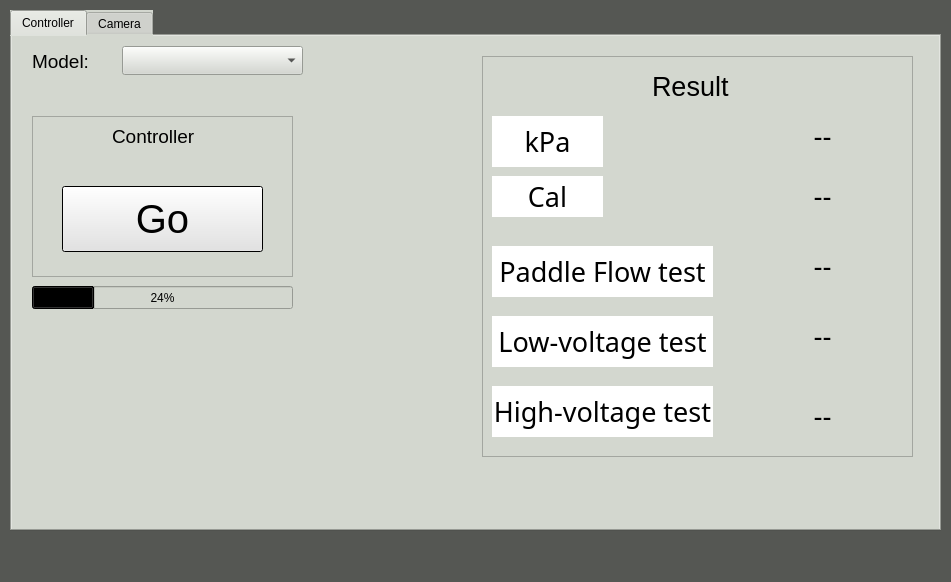
<?xml version="1.0" encoding="UTF-8"?>
<ui version="4.0">
 <class>MainWindow</class>
 <widget class="QMainWindow" name="MainWindow">
  <property name="geometry">
   <rect>
    <x>0</x>
    <y>0</y>
    <width>951</width>
    <height>582</height>
   </rect>
  </property>
  <property name="sizePolicy">
   <sizepolicy hsizetype="Fixed" vsizetype="Fixed">
    <horstretch>0</horstretch>
    <verstretch>0</verstretch>
   </sizepolicy>
  </property>
  <property name="cursor">
   <cursorShape>ArrowCursor</cursorShape>
  </property>
  <property name="mouseTracking">
   <bool>false</bool>
  </property>
  <property name="windowTitle">
   <string>Automated Calibration System GUI</string>
  </property>
  <property name="windowOpacity">
   <double>1.000000000000000</double>
  </property>
  <property name="autoFillBackground">
   <bool>false</bool>
  </property>
  <property name="styleSheet">
   <string notr="true">background-color: rgb(46, 52, 54);
background-color: rgb(85, 87, 83);
</string>
  </property>
  <property name="iconSize">
   <size>
    <width>40</width>
    <height>40</height>
   </size>
  </property>
  <property name="tabShape">
   <enum>QTabWidget::Rounded</enum>
  </property>
  <widget class="QWidget" name="centralwidget">
   <property name="cursor">
    <cursorShape>BlankCursor</cursorShape>
   </property>
   <property name="styleSheet">
    <string notr="true">selection-background-color: qlineargradient(spread:pad, x1:0, y1:0, x2:1, y2:0, stop:0 rgba(85, 87, 83, 255), stop:1 rgba(255, 255, 255, 255));</string>
   </property>
   <widget class="QTabWidget" name="tabWidget">
    <property name="enabled">
     <bool>true</bool>
    </property>
    <property name="geometry">
     <rect>
      <x>10</x>
      <y>10</y>
      <width>931</width>
      <height>521</height>
     </rect>
    </property>
    <property name="sizePolicy">
     <sizepolicy hsizetype="Expanding" vsizetype="Expanding">
      <horstretch>0</horstretch>
      <verstretch>0</verstretch>
     </sizepolicy>
    </property>
    <property name="font">
     <font>
      <family>Ubuntu</family>
      <italic>false</italic>
     </font>
    </property>
    <property name="cursor">
     <cursorShape>ArrowCursor</cursorShape>
    </property>
    <property name="autoFillBackground">
     <bool>false</bool>
    </property>
    <property name="styleSheet">
     <string notr="true">background-color: rgb(211, 215, 207);</string>
    </property>
    <property name="currentIndex">
     <number>0</number>
    </property>
    <widget class="QWidget" name="tab_3">
     <attribute name="title">
      <string>Controller</string>
     </attribute>
     <widget class="QLabel" name="Model">
      <property name="geometry">
       <rect>
        <x>20</x>
        <y>10</y>
        <width>81</width>
        <height>31</height>
       </rect>
      </property>
      <property name="font">
       <font>
        <pointsize>14</pointsize>
       </font>
      </property>
      <property name="text">
       <string>Model:</string>
      </property>
     </widget>
     <widget class="QComboBox" name="modelList">
      <property name="geometry">
       <rect>
        <x>110</x>
        <y>10</y>
        <width>181</width>
        <height>29</height>
       </rect>
      </property>
      <property name="currentText">
       <string/>
      </property>
      <property name="currentIndex">
       <number>-1</number>
      </property>
     </widget>
     <widget class="QLabel" name="calLabel">
      <property name="geometry">
       <rect>
        <x>480</x>
        <y>140</y>
        <width>111</width>
        <height>41</height>
       </rect>
      </property>
      <property name="font">
       <font>
        <family>Ubuntu Condensed</family>
        <pointsize>20</pointsize>
        <weight>50</weight>
        <bold>false</bold>
       </font>
      </property>
      <property name="styleSheet">
       <string notr="true">background-color: rgb(255, 255, 255);</string>
      </property>
      <property name="frameShape">
       <enum>QFrame::NoFrame</enum>
      </property>
      <property name="frameShadow">
       <enum>QFrame::Plain</enum>
      </property>
      <property name="lineWidth">
       <number>2</number>
      </property>
      <property name="text">
       <string>Cal</string>
      </property>
      <property name="alignment">
       <set>Qt::AlignCenter</set>
      </property>
     </widget>
     <widget class="QLabel" name="kpaLabel">
      <property name="geometry">
       <rect>
        <x>480</x>
        <y>80</y>
        <width>111</width>
        <height>51</height>
       </rect>
      </property>
      <property name="font">
       <font>
        <family>Ubuntu Condensed</family>
        <pointsize>20</pointsize>
        <weight>50</weight>
        <bold>false</bold>
       </font>
      </property>
      <property name="styleSheet">
       <string notr="true">background-color: rgb(255, 255, 255);</string>
      </property>
      <property name="frameShape">
       <enum>QFrame::NoFrame</enum>
      </property>
      <property name="frameShadow">
       <enum>QFrame::Plain</enum>
      </property>
      <property name="lineWidth">
       <number>2</number>
      </property>
      <property name="text">
       <string>kPa</string>
      </property>
      <property name="scaledContents">
       <bool>false</bool>
      </property>
      <property name="alignment">
       <set>Qt::AlignCenter</set>
      </property>
     </widget>
     <widget class="QPushButton" name="startButton">
      <property name="geometry">
       <rect>
        <x>50</x>
        <y>150</y>
        <width>201</width>
        <height>66</height>
       </rect>
      </property>
      <property name="font">
       <font>
        <pointsize>30</pointsize>
       </font>
      </property>
      <property name="cursor">
       <cursorShape>PointingHandCursor</cursorShape>
      </property>
      <property name="layoutDirection">
       <enum>Qt::LeftToRight</enum>
      </property>
      <property name="autoFillBackground">
       <bool>false</bool>
      </property>
      <property name="styleSheet">
       <string notr="true">background-color: rgb(255, 255, 255);</string>
      </property>
      <property name="text">
       <string>Go</string>
      </property>
      <property name="default">
       <bool>true</bool>
      </property>
      <property name="flat">
       <bool>false</bool>
      </property>
     </widget>
     <widget class="QTextBrowser" name="resultFrame">
      <property name="geometry">
       <rect>
        <x>470</x>
        <y>20</y>
        <width>431</width>
        <height>401</height>
       </rect>
      </property>
     </widget>
     <widget class="QLabel" name="Result">
      <property name="geometry">
       <rect>
        <x>640</x>
        <y>30</y>
        <width>101</width>
        <height>41</height>
       </rect>
      </property>
      <property name="font">
       <font>
        <pointsize>20</pointsize>
       </font>
      </property>
      <property name="text">
       <string>Result</string>
      </property>
     </widget>
     <widget class="QLabel" name="lowVoltageTestlabel">
      <property name="geometry">
       <rect>
        <x>480</x>
        <y>280</y>
        <width>221</width>
        <height>51</height>
       </rect>
      </property>
      <property name="font">
       <font>
        <family>Ubuntu Condensed</family>
        <pointsize>20</pointsize>
        <weight>50</weight>
        <bold>false</bold>
       </font>
      </property>
      <property name="styleSheet">
       <string notr="true">background-color: rgb(255, 255, 255);</string>
      </property>
      <property name="frameShape">
       <enum>QFrame::NoFrame</enum>
      </property>
      <property name="frameShadow">
       <enum>QFrame::Plain</enum>
      </property>
      <property name="lineWidth">
       <number>2</number>
      </property>
      <property name="text">
       <string>Low-voltage test</string>
      </property>
      <property name="scaledContents">
       <bool>false</bool>
      </property>
      <property name="alignment">
       <set>Qt::AlignCenter</set>
      </property>
     </widget>
     <widget class="QLabel" name="HighVoltageTestlabel">
      <property name="geometry">
       <rect>
        <x>480</x>
        <y>350</y>
        <width>221</width>
        <height>51</height>
       </rect>
      </property>
      <property name="font">
       <font>
        <family>Ubuntu Condensed</family>
        <pointsize>20</pointsize>
        <weight>50</weight>
        <bold>false</bold>
       </font>
      </property>
      <property name="styleSheet">
       <string notr="true">background-color: rgb(255, 255, 255);</string>
      </property>
      <property name="frameShape">
       <enum>QFrame::NoFrame</enum>
      </property>
      <property name="frameShadow">
       <enum>QFrame::Plain</enum>
      </property>
      <property name="lineWidth">
       <number>2</number>
      </property>
      <property name="text">
       <string>High-voltage test</string>
      </property>
      <property name="scaledContents">
       <bool>false</bool>
      </property>
      <property name="alignment">
       <set>Qt::AlignCenter</set>
      </property>
     </widget>
     <widget class="QTextBrowser" name="controllerFrame">
      <property name="geometry">
       <rect>
        <x>20</x>
        <y>80</y>
        <width>261</width>
        <height>161</height>
       </rect>
      </property>
     </widget>
     <widget class="QLabel" name="Controller">
      <property name="geometry">
       <rect>
        <x>100</x>
        <y>90</y>
        <width>121</width>
        <height>21</height>
       </rect>
      </property>
      <property name="font">
       <font>
        <pointsize>14</pointsize>
       </font>
      </property>
      <property name="text">
       <string>Controller</string>
      </property>
     </widget>
     <widget class="QLabel" name="kpaNumber">
      <property name="geometry">
       <rect>
        <x>740</x>
        <y>80</y>
        <width>141</width>
        <height>41</height>
       </rect>
      </property>
      <property name="font">
       <font>
        <pointsize>20</pointsize>
       </font>
      </property>
      <property name="text">
       <string>--</string>
      </property>
      <property name="alignment">
       <set>Qt::AlignCenter</set>
      </property>
     </widget>
     <widget class="QLabel" name="calNumber">
      <property name="geometry">
       <rect>
        <x>740</x>
        <y>140</y>
        <width>141</width>
        <height>41</height>
       </rect>
      </property>
      <property name="font">
       <font>
        <pointsize>20</pointsize>
       </font>
      </property>
      <property name="text">
       <string>--</string>
      </property>
      <property name="alignment">
       <set>Qt::AlignCenter</set>
      </property>
     </widget>
     <widget class="QLabel" name="lowVoltageTestResult">
      <property name="geometry">
       <rect>
        <x>740</x>
        <y>280</y>
        <width>141</width>
        <height>41</height>
       </rect>
      </property>
      <property name="font">
       <font>
        <pointsize>20</pointsize>
       </font>
      </property>
      <property name="text">
       <string>--</string>
      </property>
      <property name="alignment">
       <set>Qt::AlignCenter</set>
      </property>
     </widget>
     <widget class="QLabel" name="highVoltageTestResult">
      <property name="geometry">
       <rect>
        <x>740</x>
        <y>360</y>
        <width>141</width>
        <height>41</height>
       </rect>
      </property>
      <property name="font">
       <font>
        <pointsize>20</pointsize>
       </font>
      </property>
      <property name="text">
       <string>--</string>
      </property>
      <property name="alignment">
       <set>Qt::AlignCenter</set>
      </property>
     </widget>
     <widget class="QProgressBar" name="progressBar">
      <property name="geometry">
       <rect>
        <x>20</x>
        <y>250</y>
        <width>261</width>
        <height>23</height>
       </rect>
      </property>
      <property name="cursor">
       <cursorShape>ArrowCursor</cursorShape>
      </property>
      <property name="autoFillBackground">
       <bool>false</bool>
      </property>
      <property name="styleSheet">
       <string notr="true">color: rgb(0, 0, 0);</string>
      </property>
      <property name="value">
       <number>24</number>
      </property>
     </widget>
     <widget class="QLabel" name="paddleFlowTestlabel">
      <property name="geometry">
       <rect>
        <x>480</x>
        <y>210</y>
        <width>221</width>
        <height>51</height>
       </rect>
      </property>
      <property name="font">
       <font>
        <family>Ubuntu Condensed</family>
        <pointsize>20</pointsize>
        <weight>50</weight>
        <bold>false</bold>
       </font>
      </property>
      <property name="styleSheet">
       <string notr="true">background-color: rgb(255, 255, 255);</string>
      </property>
      <property name="frameShape">
       <enum>QFrame::NoFrame</enum>
      </property>
      <property name="frameShadow">
       <enum>QFrame::Plain</enum>
      </property>
      <property name="lineWidth">
       <number>2</number>
      </property>
      <property name="text">
       <string>Paddle Flow test</string>
      </property>
      <property name="alignment">
       <set>Qt::AlignCenter</set>
      </property>
     </widget>
     <widget class="QLabel" name="paddleFlowTestResult">
      <property name="geometry">
       <rect>
        <x>740</x>
        <y>210</y>
        <width>141</width>
        <height>41</height>
       </rect>
      </property>
      <property name="font">
       <font>
        <pointsize>20</pointsize>
       </font>
      </property>
      <property name="text">
       <string>--</string>
      </property>
      <property name="alignment">
       <set>Qt::AlignCenter</set>
      </property>
     </widget>
     <zorder>controllerFrame</zorder>
     <zorder>resultFrame</zorder>
     <zorder>Model</zorder>
     <zorder>modelList</zorder>
     <zorder>calLabel</zorder>
     <zorder>kpaLabel</zorder>
     <zorder>startButton</zorder>
     <zorder>Result</zorder>
     <zorder>lowVoltageTestlabel</zorder>
     <zorder>HighVoltageTestlabel</zorder>
     <zorder>Controller</zorder>
     <zorder>kpaNumber</zorder>
     <zorder>calNumber</zorder>
     <zorder>lowVoltageTestResult</zorder>
     <zorder>highVoltageTestResult</zorder>
     <zorder>progressBar</zorder>
     <zorder>paddleFlowTestlabel</zorder>
     <zorder>paddleFlowTestResult</zorder>
    </widget>
    <widget class="QWidget" name="tab_4">
     <attribute name="title">
      <string>Camera</string>
     </attribute>
     <layout class="QGridLayout" name="gridLayout_4">
      <item row="0" column="0">
       <widget class="QScrollArea" name="scrollArea_2">
        <property name="widgetResizable">
         <bool>true</bool>
        </property>
        <widget class="QWidget" name="scrollAreaWidgetContents_2">
         <property name="geometry">
          <rect>
           <x>0</x>
           <y>0</y>
           <width>903</width>
           <height>459</height>
          </rect>
         </property>
         <layout class="QGridLayout" name="gridLayout_5">
          <item row="0" column="0" colspan="2">
           <widget class="QLabel" name="webcamFrame">
            <property name="text">
             <string/>
            </property>
           </widget>
          </item>
          <item row="3" column="1">
           <widget class="QPushButton" name="closeButton">
            <property name="styleSheet">
             <string notr="true">background-color: rgb(239, 41, 41);</string>
            </property>
            <property name="text">
             <string>Close</string>
            </property>
            <property name="default">
             <bool>true</bool>
            </property>
           </widget>
          </item>
          <item row="3" column="0">
           <widget class="QPushButton" name="viewButton">
            <property name="styleSheet">
             <string notr="true">background-color: rgb(173, 127, 168);</string>
            </property>
            <property name="text">
             <string>View</string>
            </property>
            <property name="default">
             <bool>true</bool>
            </property>
           </widget>
          </item>
          <item row="3" column="2">
           <widget class="QPushButton" name="Snap">
            <property name="text">
             <string>Snap</string>
            </property>
           </widget>
          </item>
         </layout>
        </widget>
       </widget>
      </item>
     </layout>
    </widget>
   </widget>
  </widget>
  <widget class="QMenuBar" name="menubar">
   <property name="geometry">
    <rect>
     <x>0</x>
     <y>0</y>
     <width>951</width>
     <height>26</height>
    </rect>
   </property>
   <property name="styleSheet">
    <string notr="true"/>
   </property>
  </widget>
  <widget class="QStatusBar" name="statusbar"/>
 </widget>
 <resources/>
 <connections/>
</ui>
